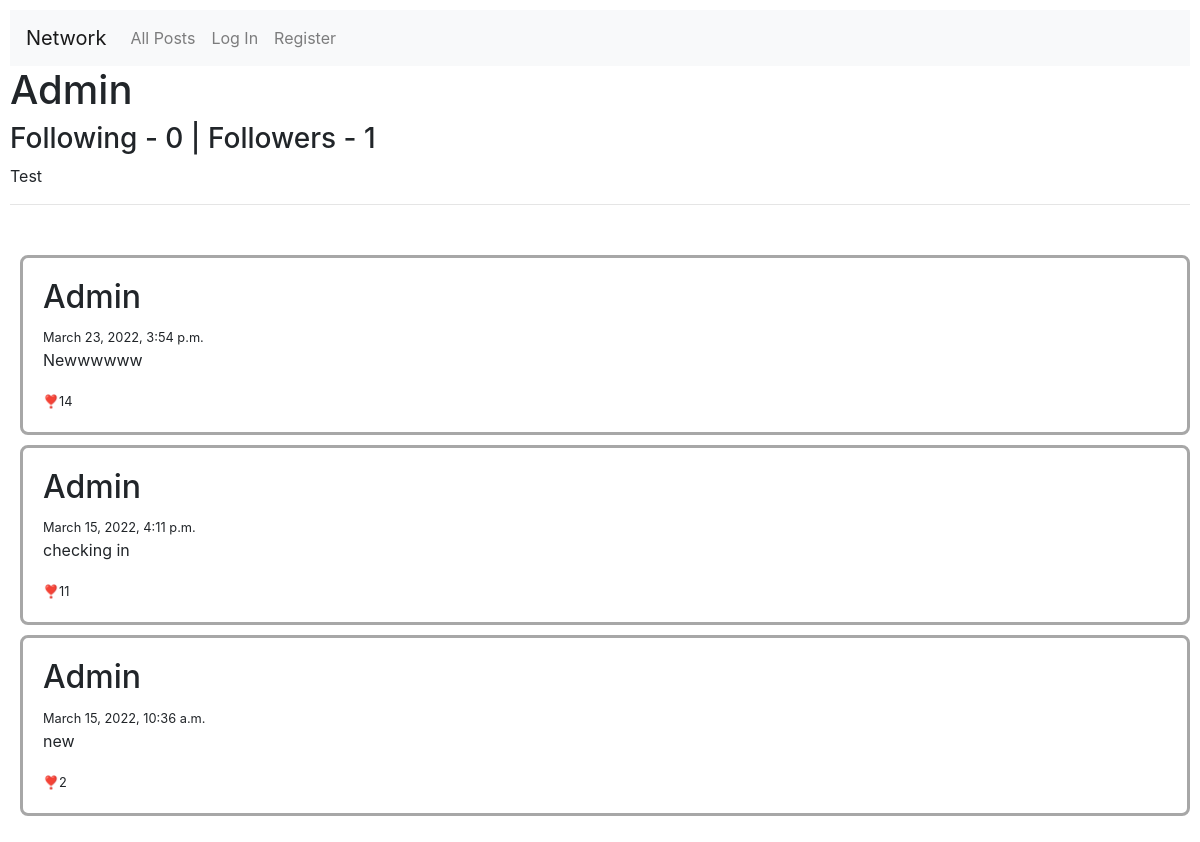
Page /Admin on the earlier database version.
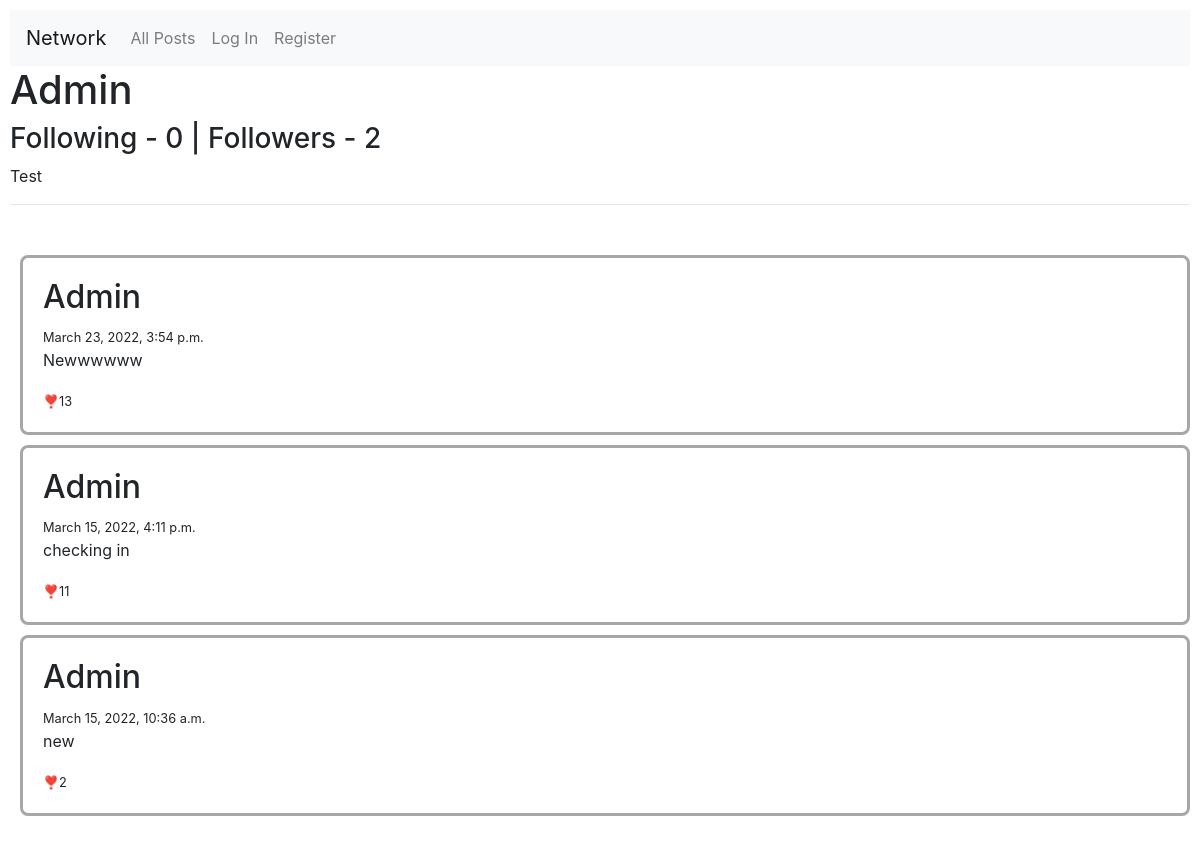
Same page on the later database version.
### network/models.py (models this page shows, shortened)
class User(AbstractUser):
    description = models.CharField(max_length=100, blank=True)
    profile_pic = models.ImageField(upload_to='media/', blank=True)
    follows = models.ManyToManyField(
        "self",
        related_name="followed_by",
        symmetrical=False,
        blank=True
    )

class Post(models.Model):
    content = models.CharField(max_length=250)
    user = models.ForeignKey(User, on_delete=models.CASCADE, related_name='posts')
    image = models.ImageField(upload_to='media/', blank=True)
    time = models.DateTimeField()
    likes = models.IntegerField()

### network/views.py (the view, shortened to what this page needs)
# urls.py: re_path(r'(\w+)', views.profile, name="profile")
def profile(request, username):
    if username in str(User.objects.all()):
        user = User.objects.get(username=username)
        posts = user.posts.all().order_by('-id')
        paginator = Paginator(posts, 3)
        page_number = request.GET.get('page')
        page_obj = paginator.get_page(page_number)
        return render(request, 'network/profile.html', {'profile': user, 'posts':page_obj})
    else:
        return HttpResponse('User Does not Exist')

### network/templates/network/profile.html (shortened to what this page needs)
{% extends "network/layout.html" %}
{% block body %}
    <div><h1>{{profile.username}}</h1><h3>Following - {{profile.follows.all|length}} | Followers - {{profile.followed_by.all|length}} </h3></div>
    <p>{{profile.description}}</p>
    <hr>
    <br>
    {% if posts %}
    <ul id="all_posts">
        {% for post in posts %}
            <div class="post">
                <li>
                    <div id="content">
                        <h2>{{post.user.first_name}} {{post.user.last_name}}</h2><small>{{post.time}}</small>
                        <br>
                        <p>{{post.content}}</p>
                    </div>
                    <small>❣️{{post.likes}}</small>
                </li>
            </div>
        {% endfor %}
    </ul>
    {% else %}
    <h1>No Posts.</h1>
    {% endif %}
{% endblock %}

### network/templates/network/layout.html (shortened to what this page needs)
{% load static %}
<!DOCTYPE html>
<html lang="en">
    <head>
        <link rel="stylesheet" href="https://stackpath.bootstrapcdn.com/bootstrap/4.4.1/css/bootstrap.min.css">
        <link href="{% static 'network/styles.css' %}" rel="stylesheet">
    </head>
    <body>
        <nav class="navbar navbar-expand-lg navbar-light bg-light">
            <a class="navbar-brand" href="{% url 'index' %}">Network</a>
            <div>
              <ul class="navbar-nav mr-auto">
                <li class="nav-item">
                  <a class="nav-link" href="{% url 'index' %}">All Posts</a>
                </li>
                {% if user.is_authenticated %}
                    <li class="nav-item">
                        <a class="nav-link" href="{% url 'following' %}">Following</a>
                    </li>
                    <li class="nav-item">
                        <a class="nav-link" href="{% url 'new_post' %}">New Post</a>
                    </li>
                    <li class="nav-item">
                        <a class="nav-link" href="{% url 'logout' %}">Log Out</a>
                    </li>
                {% else %}
                    <li class="nav-item">
                        <a class="nav-link" href="{% url 'login' %}">Log In</a>
                    </li>
                    <li class="nav-item">
                        <a class="nav-link" href="{% url 'register' %}">Register</a>
                    </li>
                {% endif %}
              </ul>
            </div>
          </nav>
        <div class="body">
            {% block body %}
            {% endblock %}
        </div>
    </body>
</html>

### network/static/network/styles.css (style rules this page uses)
* { box-sizing: border-box; }
body { padding: 10px; }
#all_posts { list-style-type: none; padding-inline-start: 10px; }
.post { border: 3px solid rgb(167, 167, 167); border-radius: 8px; padding: 20px; margin-top: 10px; }

Differences in the rows shown:
computed for User "Admin": followed_by.all|length "1" → "2"
changed Post "Newwwwww": likes "14" → "13"
